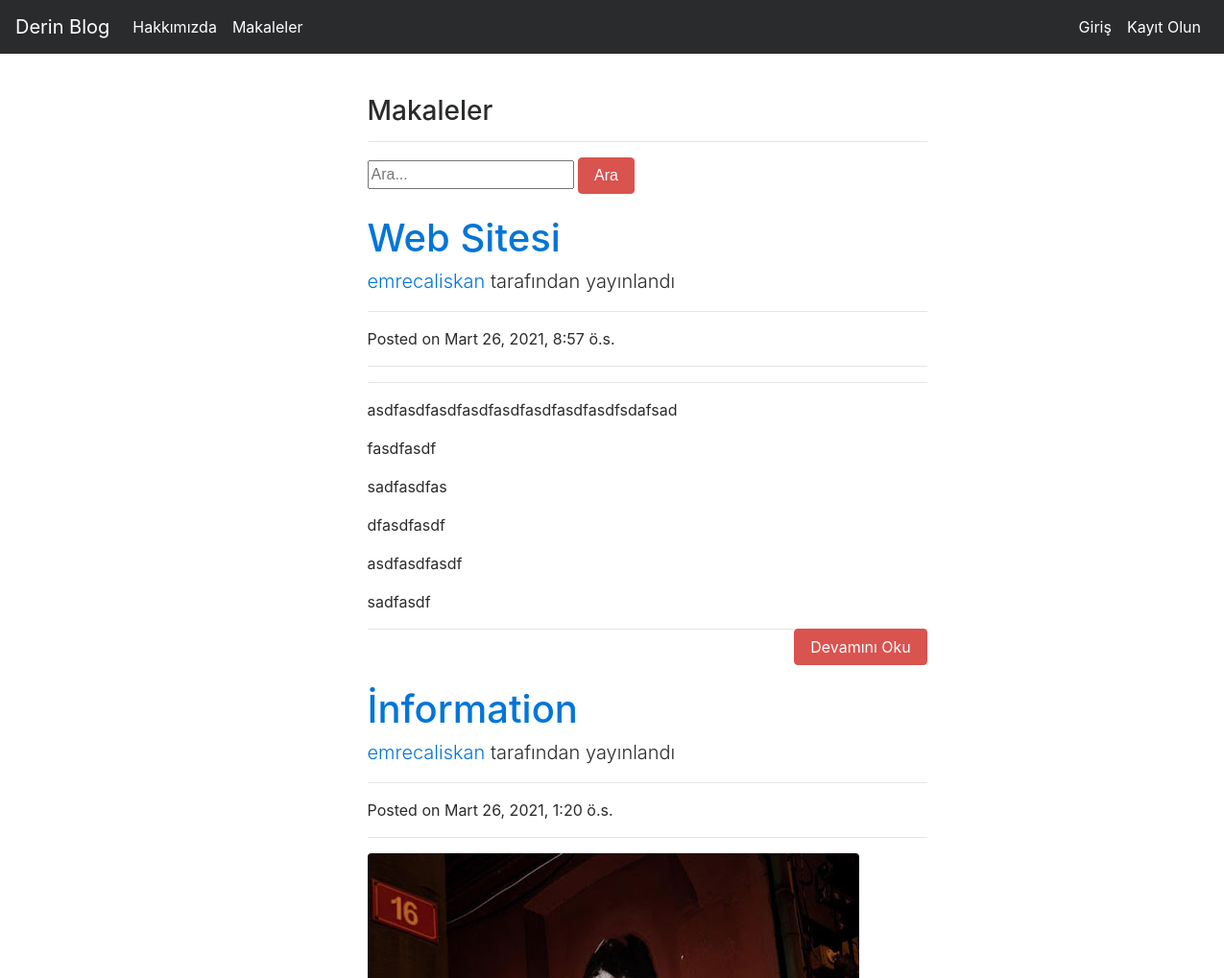
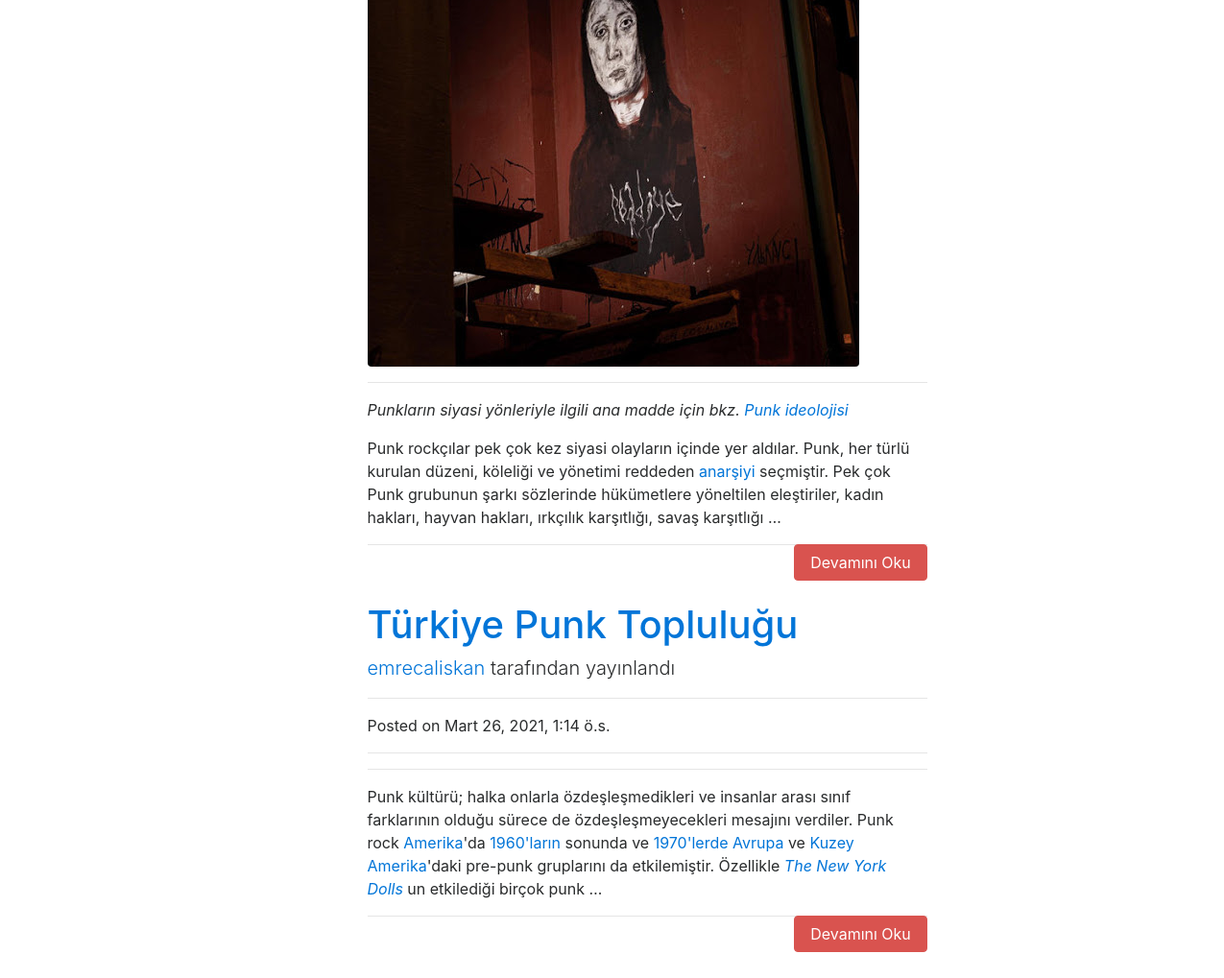
The app's page /articles/ with its own data (2 pictures, top to bottom).
### article/models.py (models this page shows, shortened)
class Article(models.Model):
    author = models.ForeignKey("auth.User",on_delete = models.CASCADE,verbose_name="Yazar")
    title = models.CharField(max_length=50,verbose_name="Başlık")
    content = RichTextField(verbose_name = "İçreik")
    created_date = models.DateTimeField(auto_now_add=True,verbose_name="Oluşturulma Tarihi")
    article_image = models.FileField(blank = True,null = True,verbose_name = "Fotoğraf Ekleyin")
    class Meta:
        ordering = ['-created_date']

### article/views.py (the view)
# urls.py: path('articles/',include("article.url")),
def articles(request):
    keyword = request.GET.get("keyword")
    if keyword:
        articles = Article.objects.filter(title__contains = keyword)
        return render(request,"articles.html",{"articles":articles})
    articles = Article.objects.all()
    return render(request,"articles.html",{"articles":articles})

### templates/articles.html (shortened to what this page needs)
{% extends "layout.html" %}
{% block body %}
<div class="row">
    <div class="col-md-10 offset-md-3">
        <div class="col-lg-8">
            <h3>Makaleler</h3>
            <hr>
        </div>
    </div>
</div>
<div class ="row">
    <div class="col-md-10 offset-md-3">
        <div class="col-lg-8">
            <form>
                <input type="text" name = "keyword" class="input-sm" maxlength="64" placeholder="Ara...">
              <button type="submit" class="btn btn-danger">Ara</button>
            </form>
      </div>
    </div>
</div>
{% if articles %}
{% for article in articles %}
<div class="row">
    <div class="col-md-10 offset-md-3">
        <div class="col-lg-8">
            <a href="{% url 'article:detail' article.id %}">
                <h1 class="mt-4">{{article.title}}</h1>
            </a>
            <p class="lead">
                <a href="#">{{article.author}}</a> tarafından yayınlandı
            </p>
            <hr>
            <p>Posted on {{article.created_date}}</p>
            <hr>
            {% if article.article_image %}
            <a href="{% url 'article:detail' article.id %}"><img class="img-fluid rounded"
                    src="{{article.article_image.url}}" alt=""></a>
            {% endif %}
            <hr>
            <p>{{article.content|safe|truncatewords:50}}</p>
            <a style="float: right;" href="{% url 'article:detail' article.id %}" class="btn btn-danger">Devamını
                Oku</a>
            <hr>
        </div>
    </div>
</div>
{% endfor %}
{% else %}
<div class="alert alert-danger">
    Makale Bulunamadı
</div>
{% endif %}
{% endblock body %}

### templates/layout.html (shortened to what this page needs)
<!DOCTYPE html>
<html lang="en">
{% load static %}
<head>
    <link rel="stylesheet" href="{% static 'css/bootstrap.min.css' %}">
    <link rel="stylesheet" href="{% static 'css/bootstrap.css' %}">
</head>
<body>
    {% include "includes/navbar.html" %}
    <div style="margin-top: 100px; margin-bottom: 100px;" class="container">
        {% block body %}
        {% endblock %}
    </div>
</body>
</html>

### templates/includes/navbar.html (shortened to what this page needs)
<nav class="navbar navbar-toggleable-md navbar-inverse fixed-top bg-inverse">
    <a class="navbar-brand" href="{% url 'index' %}">Derin Blog</a>
    <div class="collapse navbar-collapse" id="navbarCollapse">
        <ul class="navbar-nav mr-auto">
            <li class="nav-item active">
                <a class="nav-link" href="{% url 'about'  %}">Hakkımızda</a>
            </li>
            <li class="nav-item active">
                <a class="nav-link" href="{% url 'article:articles'  %}">Makaleler</a>
            </li>
        </ul>
        {% if request.user.is_authenticated %}
        <ul class="navbar-nav ml-auto">
            <li class="nav-item active">
                <a class="nav-link" href="{% url 'article:dashboard'  %}">Kontrol Paneli</a>
            </li>
            <li class="nav-item active">
                <a class="nav-link" href="{% url 'user:editprofile'  %}">Profil Düzenle</a>
            </li>
            <li class="nav-item active">
                <a class="nav-link" href="{% url 'user:logoutUser'  %}">Çıkış Yapın</a>
            </li>
        </ul>
        {% else %}
        <ul class="navbar-nav ml-auto">
            <li class="nav-item active">
                <a class="nav-link" href="{% url 'user:loginUser'  %}">Giriş</a>
            </li>
            <li class="nav-item active">
                <a class="nav-link" href="{% url 'user:register'  %}">Kayıt Olun</a>
            </li>
        </ul>
        {% endif %}
    </div>
</nav>

### records on screen
Article: title "Web Sitesi", author "emrecaliskan", created_date "Mart 26, 2021, 8:57 ö.s.", content "asdfasdfasdfasdfasdfasdfasdfasdfsdafsad fasdfasdf sadfasdfas dfasdfasdf asdfasdfasdf sadfasdf"
Article: title "İnformation", author "emrecaliskan", created_date "Mart 26, 2021, 1:20 ö.s.", article_image (picture), content "Punkların siyasi yönleriyle ilgili ana madde için bkz. Punk ideolojisi Punk rockçılar pek çok kez siyasi olayların içinde yer aldılar. Punk, her türlü kurulan düzeni, köleliği ve yönetimi reddeden anarşiyi seçmiştir. Pek çok Punk grubunun şarkı sözlerinde hükümetlere yöneltilen eleştiriler, kadın hakları, hayvan hakları, ırkçılık karşıtlığı, savaş karşıtlığı …"
Article: title "Türkiye Punk Topluluğu", author "emrecaliskan", created_date "Mart 26, 2021, 1:14 ö.s.", content "Punk kültürü; halka onlarla özdeşleşmedikleri ve insanlar arası sınıf farklarının olduğu sürece de özdeşleşmeyecekleri mesajını verdiler. Punk rock Amerika 'da 1960'ların sonunda ve 1970'lerde Avrupa ve Kuzey Amerika 'daki pre-punk gruplarını da etkilemiştir. Özellikle The New York Dolls un etkilediği birçok punk …"
